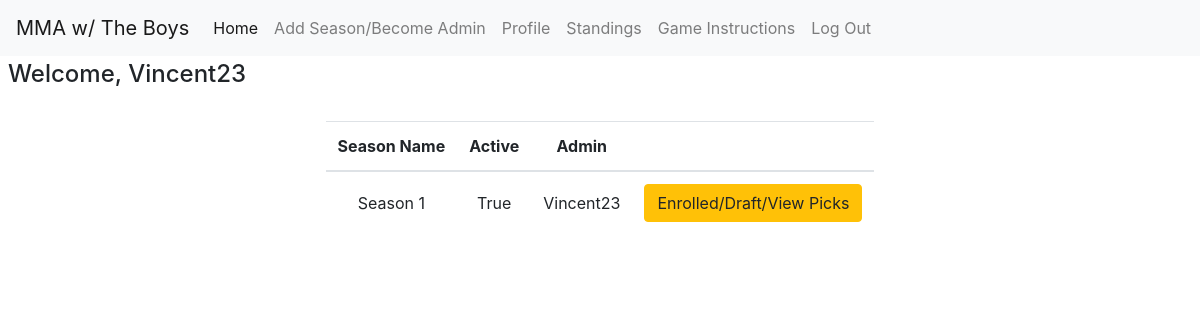
Page /home (signed in) on the committed database.
### models/user.py (models this page shows, shortened)
class UserModel(db.Model):
    __tablename__ = "users"
    id = db.Column(db.Integer, primary_key=True)
    username = db.Column(db.String(80))
    password = db.Column(db.String(110))
    totalPoints = db.Column(db.Integer)
    picks = db.relationship('UserPicksModel', lazy='dynamic')
    def json(self):
        return {
            'id': self.id,
            'username': self.username,
            'total_points': self.totalPoints,
            'picks': [pick.json() for pick in self.picks.all()]
        }
    @classmethod
    def find_by_username(cls, username):
        return cls.query.filter_by(username=username).first()

### models/season.py (models this page shows, shortened)
class SeasonModel(db.Model):
    __tablename__ = 'season'
    id = db.Column(db.Integer, primary_key=True)
    name = db.Column(db.String(80))
    active = db.Column(db.Boolean)
    admin = db.Column(db.String(80))
    eventList = db.relationship('TournamentModel', lazy='dynamic')
    @classmethod
    def all_seasons(cls):
        return cls.query.all()

### resources/homepage.py (the view)
class HomePage(Resource):
    def get(self):
        if "user" in session:
            user = UserModel.find_by_username((session['user']))
            if user:
                u1 = user.json()
                seasonData = SeasonModel.all_seasons()
                enObj = SeasonEnrolledModel.all_seasons_user_enrolled_in(u1['id'])
                seasonsEnrolled_byUser = [e.season_id for e in enObj]
                return make_response(render_template("mainHome.html", userdata=user, seasondata=seasonData, seasonsEnrolled_byUser=seasonsEnrolled_byUser))
            else:
                return make_response(render_template("mainSignIn-pleasesignin.html"), 200)
        else:
            return make_response(render_template("mainSignIn-pleasesignin.html"), 200)

### models/season_enrolled.py (called while the page is built)
    @classmethod
    def all_seasons_user_enrolled_in(cls, userid):
        return cls.query.filter_by(user_id=userid).all()

### models/userpicks.py (called while the page is built)
    def json(self):
        return {
            "id": self.id,
            "tournid": self.tournid,
            "userid": self.user_id,
            "fightid": self.fightid,
            "pickedwinner": self.pickedwinner,
            "how": self.how,
            "rd": self.rd,
            "points": self.points
        }

### templates/mainHome.html (shortened to what this page needs)
{% extends "base-nav.html" %}
{% block mainArea %}
<h4 class="mt-1 ml-2">Welcome, {{userdata.username}}</h4>
<div class="table-responsive">
<table class="table  mx-auto w-auto  mt-4">
    <thead>
    <tr>
        <th scope="col" class="text-center">Season Name</th>
        <th scope="col" class="text-center">Active</th>
        <th scope="col" class="text-center">Admin</th>
        <th></th>
    </tr>
    </thead>
    <tbody>
    {% if seasondata|length %}
        {% for s1 in seasondata %}
    <tr>
        <td class="text-center align-middle">{{s1.name}}</td>
        <td class="text-center align-middle">{{s1.active}}</td>
        <td class="text-center align-middle">{{s1.admin}}</td>
        {% if s1.id in seasonsEnrolled_byUser %}
        <td>
            <button class="{{s1.id}} btn-block btn btn-warning btn-view btn-md">Enrolled/Draft/View Picks</button>
        </td>
        {% else %}
        <td>
            <button class="{{s1.id}} btn-block d-block btn btn-primary btn-draft btn-md" data-toggle="modal" data-target="#enrolledmodal">Enroll/Draft</button>
        </td>
        {% endif %}
    </tr>
        {% endfor %}
    {% endif %}
    </tbody>
</table>
</div>
{% endblock %}

### templates/base-nav.html (style rules this page uses)
html { overflow-y: scroll; overflow-x: hidden; }

### rows in the picture
UserModel: username "Vincent23"
SeasonModel: name "Season 1", active "True", admin "Vincent23"
